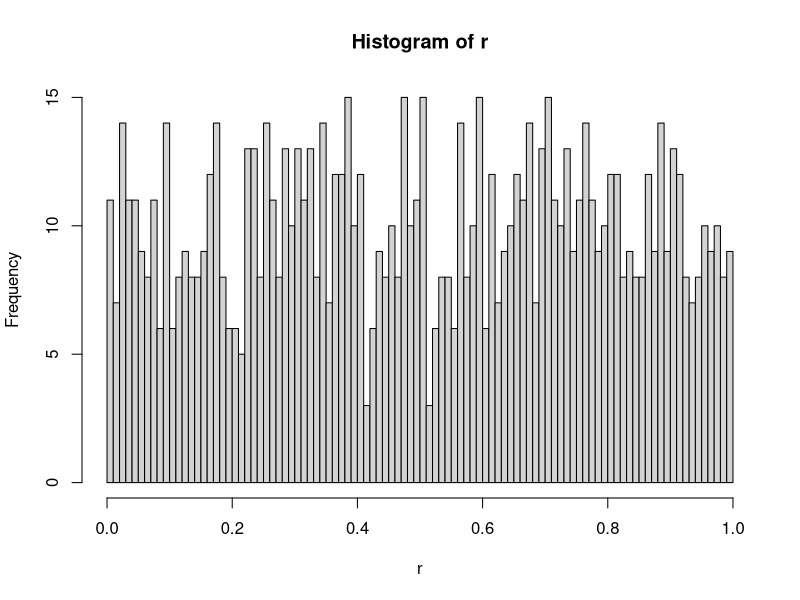
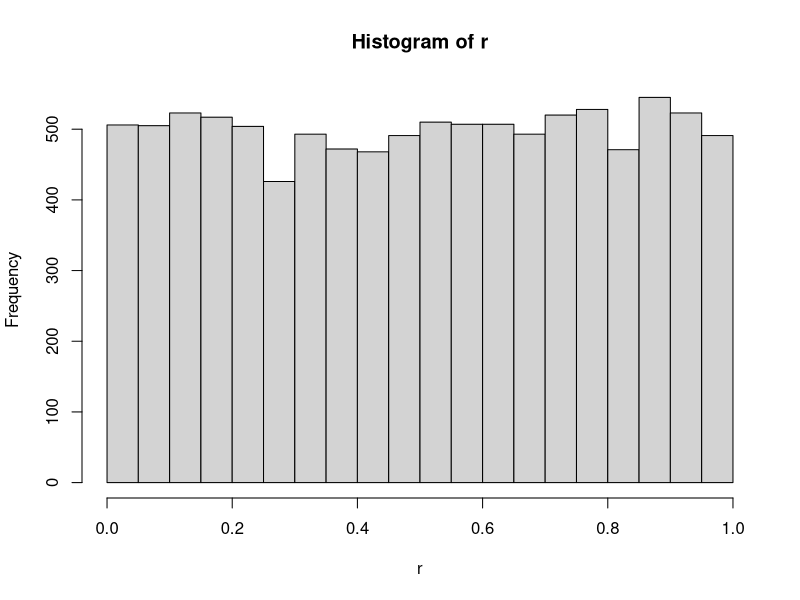
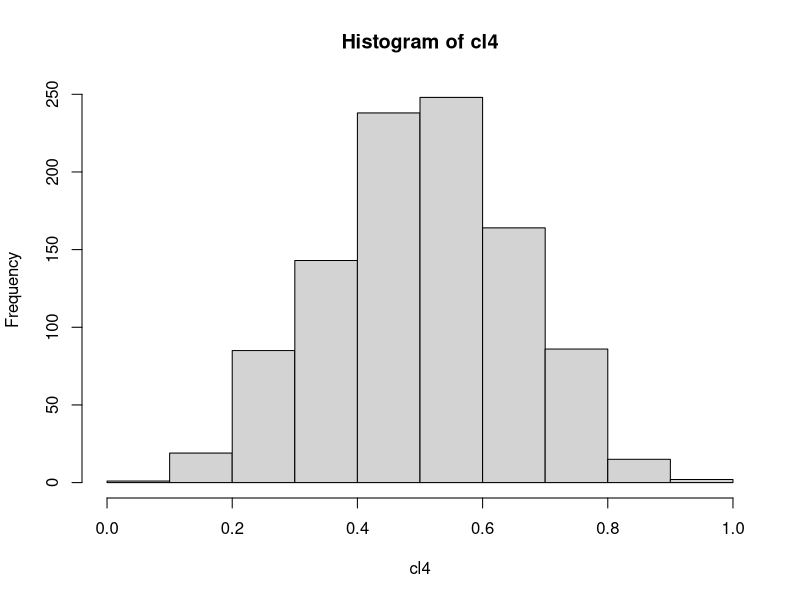
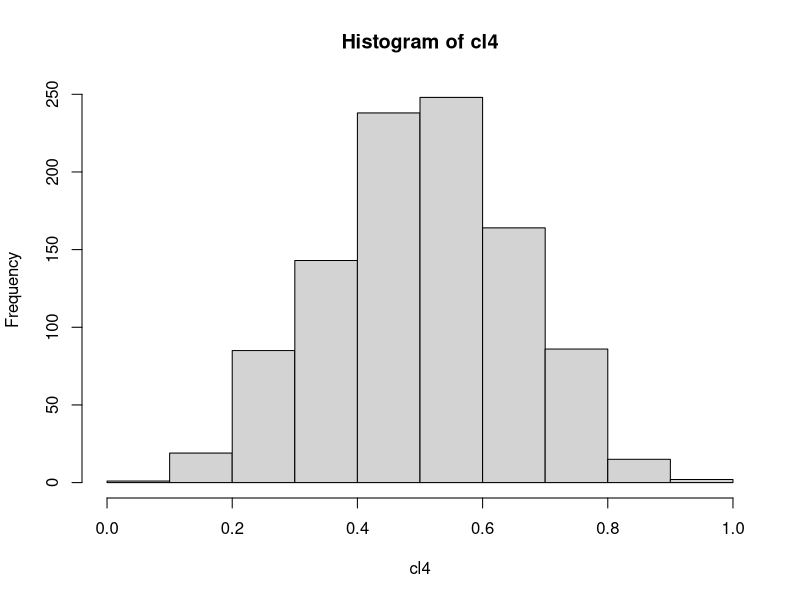
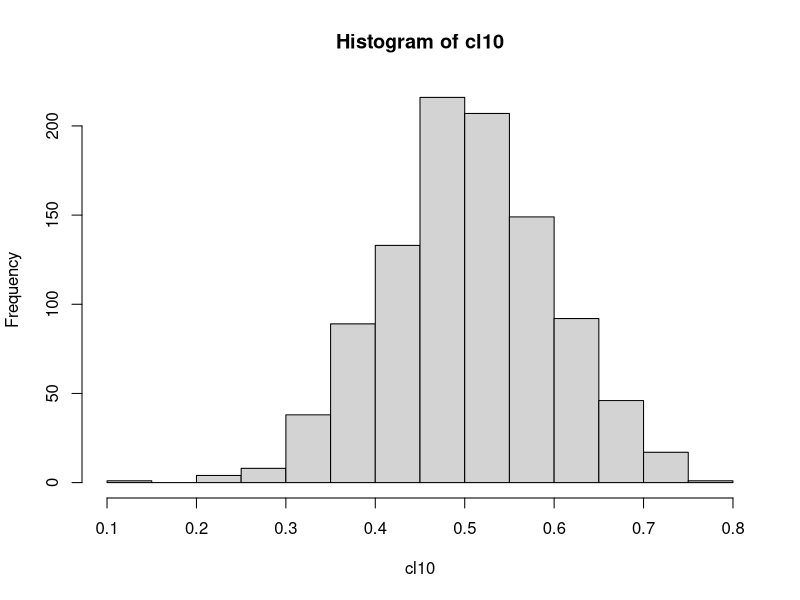
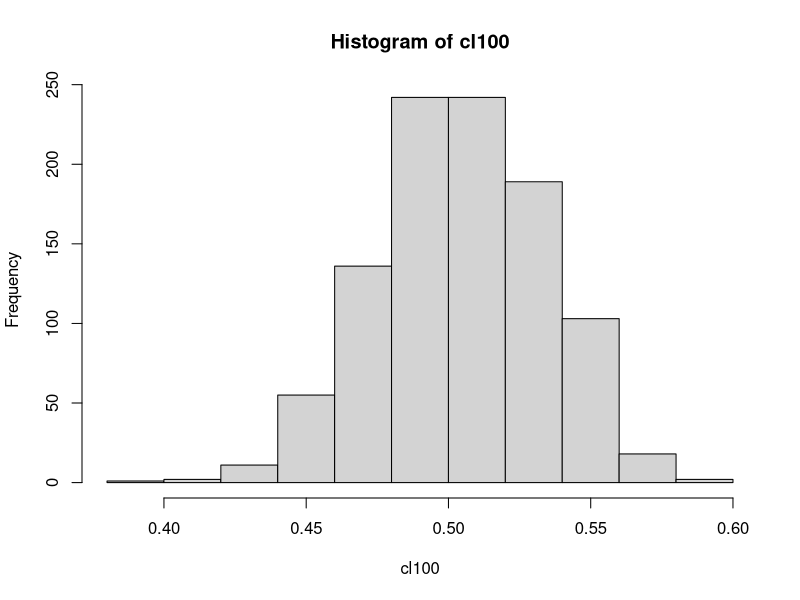
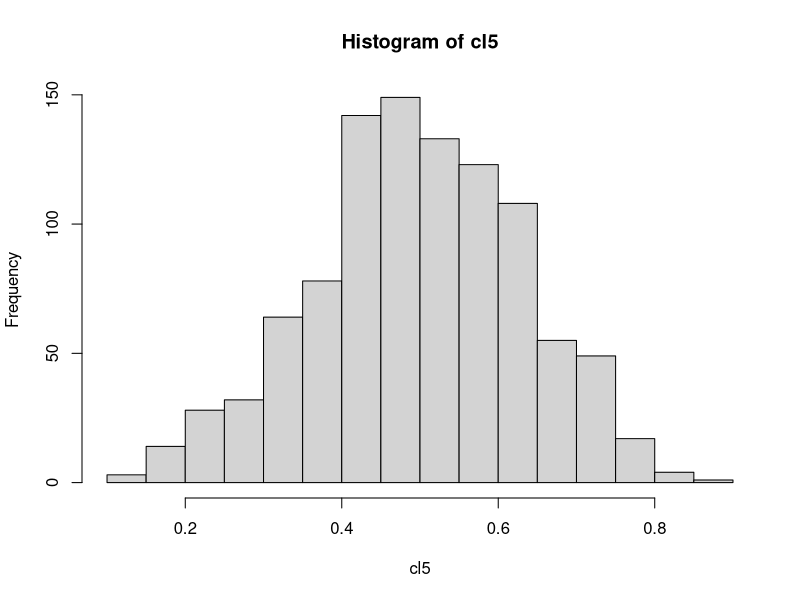
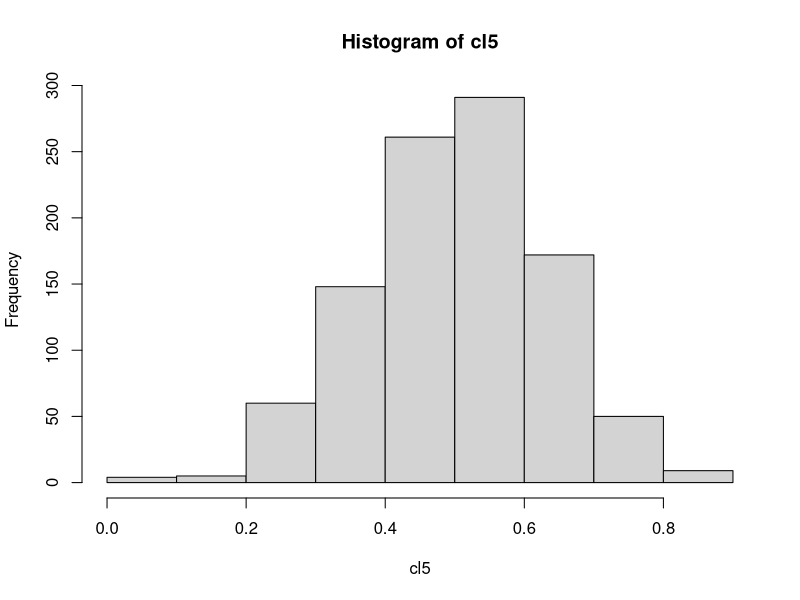

These figures' R source, in order:
# Demonstration of CLT

# Generate 10000 numberts of uniform distribution
r<- runif(1000)
r
hist(r,100)

r <- runif(10000)
r
hist(r)
mean<-mean(r)
sdr<-sd(r)


#Draw three random samples from the distribution
samples1<- sample(r, 4)
samples2<- sample(r, 4)
samples3<- sample(r, 4)


# Draw three random samples from the distribution
samples1 <- sample(r, 4)
samples1
samples2 <- sample(r, 4)
samples2
samples3 <- sample(r, 4)
samples3
mean(samples1)
mean(samples2)
mean(samples3)
# Run a for loop
cl4 <- mean(sample(r,4))
cl4
for (i in 1:1000){
  cl4 <- c(cl4, mean(sample(r,4)))
}
cl4
hist(cl4)
hist(cl4)
cl10 <- mean(sample(r,10))
for (i in 1:1000){
  cl10 <- c(cl10, mean(sample(r,10)))
}
hist(cl10)
cl100 <- mean(sample(r,100))
for (i in 1:1000){
  cl100 <- c(cl100, mean(sample(r,100)))
}
hist(cl100)
cl5 <- mean(sample(r,5))
for (i in 1:999){
  cl5 <- c(cl5, mean(sample(r,5)))
}
hist(cl5)
cl5 <- mean(sample(r,5))
for (i in 1:999){
  cl5 <- c(cl5, mean(sample(r,5)))
}
hist(cl5)